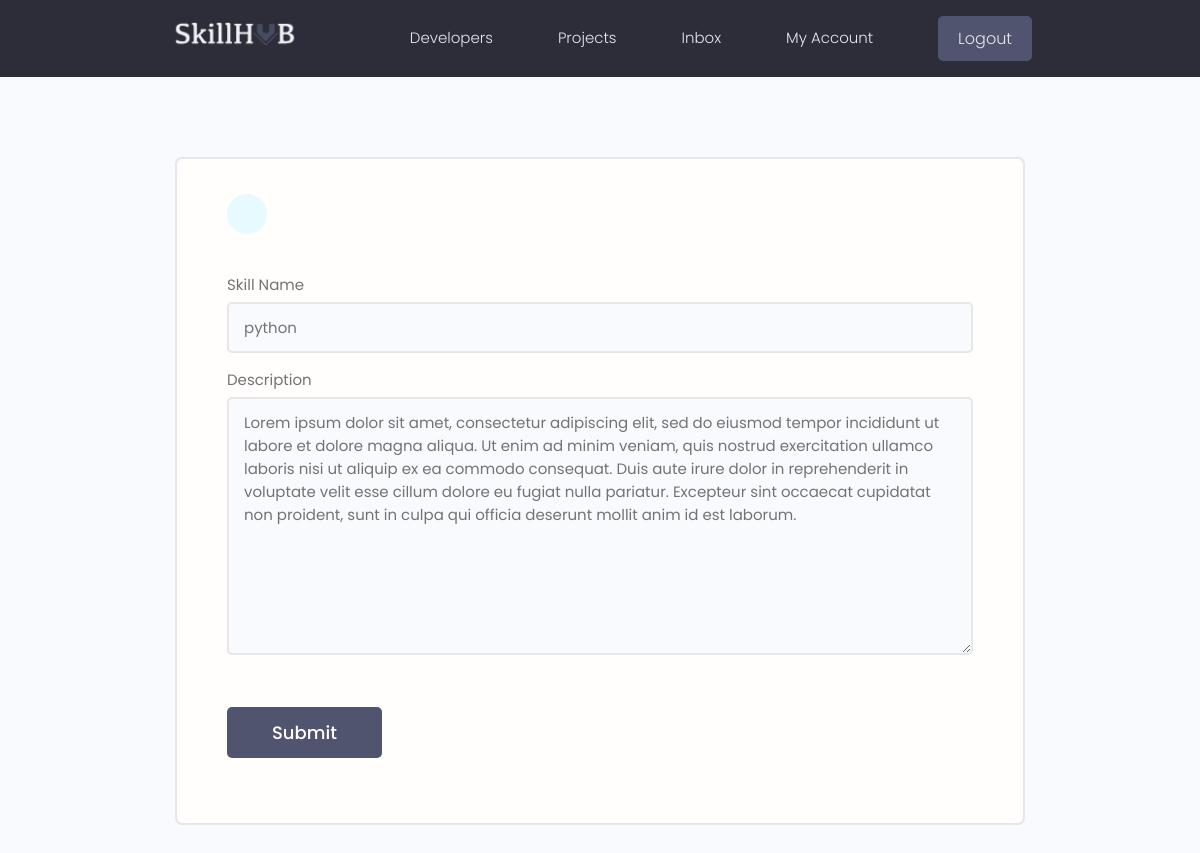
The app's page /update-skill/f57f2a8b-2213-42eb-bb42-225f1a4c2273 (signed in) with its own data.
### users/models.py (models this page shows, shortened)
class Skill(models.Model):
    owner=models.ForeignKey(Profile,null=True,blank=True,on_delete=models.CASCADE)
    name=models.CharField(max_length=200,null=True,blank=True)
    description=models.TextField(blank=True,null=True)
    created=models.DateTimeField(auto_now_add=True)
    id=models.UUIDField(default=uuid.uuid4,unique=True,primary_key=True,editable=False)

### users/views.py (the view)
# urls.py: path('update-skill/<str:pk>',views.update_skill,name='update-skill'),
@login_required(login_url='login')
def update_skill(request,pk):
    profile=request.user.profile
    skill=profile.skill_set.get(id=pk)
    form=skill_form(instance=skill)
    if request.method=='POST':
        form=skill_form(request.POST,instance=skill)
        if form.is_valid():
            form.save()
            messages.success(request,'Skill was Updated successfully!')
            return redirect('my-account')
    context={'form':form}
    return render(request,'users/skill-form.html',context)

### users/forms.py
class skill_form(ModelForm):
    class Meta:
        model=Skill
        fields='__all__'
        exclude=['owner']
        labels={'name':'Skill Name'}
    def __init__(self,*args,**kwargs):
        super(skill_form,self).__init__(*args,**kwargs)
        self.fields['name'].widget.attrs.update({'class':'input'})
        self.fields['description'].widget.attrs.update({'class':'input'})

### users/templates/users/skill-form.html (shortened to what this page needs)
{% extends 'main.html' %}
{% block content %}
    <main class="formPage my-xl">
        <div class="content-box">
            <div class="formWrapper">
                <a class="backButton" href="#"></a>
                <br>
                <form class="form" action="" method="POST">
                    {% for field in form %}
                    <div class="form__field">
                        <label for="formInput#text"> {{field.label}}</label>
                        {{field}}
                    </div>
                    {% endfor %}
                    <input class="btn btn--sub btn--lg  my-md" type="submit" value="Submit" />
                </form>
            </div>
        </div>
    </main>
{% endblock %}

### static/styles/app.css (style rules this page uses)
:root { --color-sub: #2d2d39; }
.btn--sub { background-color: var(--color-sub-light); }
.content-box { width: 95%; max-width: 85rem; margin: 0 auto; }
.backButton { background: var(--color-main-light); color: var(--color-main); width: 4rem; height: 4rem; display: flex; align-items: center; justify-content: center; border-radius: 50%; }
.formPage .formWrapper { list-style: none; background: var(--color-white); padding: 3.5rem 5rem; border: 2px solid var(--color-light); border-radius: 0.7rem; }

### static/uikit/styles/modules/_variables.css (style rules this page uses)
:root { --color-main: #5aa5b9; --color-main-light: #e6faff; --color-sub: #3f4156; --color-sub-light: #51546e; --color-sub-lighter: #ededfd; --color-text: #737373; --color-gray: #8b8b8b; --color-light: #e5e7eb; --color-light-gray: #767676; --color-bg: #f8fafd; --color-white: #fffefd; --color-white-light: #f3f3f3; --color-success: #359e64; --color-success-bg: #def8e8; --color-error: #fc4b0b; --color-error-bg: #fff2ee; --font-base: 'Poppins', arial, helvetica, 'Segoe UI', roboto, ubuntu, sans-serif; --font-monospace: 'Fira Code', 'Courier New', courier, monospace; --font-regular: 300; --font-medium: 500; --font-bold: 700; --generic-shadow: 1px 1px 5px #00000010; --generic-transition: all 0.3s ease-in-out; }

### static/uikit/styles/modules/_base.css (style rules this page uses)
* { margin: 0; padding: 0; box-sizing: border-box; text-rendering: optimizeLegibility; color: inherit; font-size: inherit; }
html { font-size: 50%; }
@media only screen and (min-width: 480px) { html { font-size: 56.25%; } }
@media only screen and (min-width: 1200px) { html { font-size: 62.5%; } }
body { line-height: 1.6; font-weight: 400; font-size: 1.5rem; color: var(--color-text); background-color: var(--color-bg); min-height: 100vh; }

### static/uikit/styles/modules/_typography.css (style rules this page uses)
* { font-family: var(--font-base); }
a { padding-bottom: 2px; text-decoration: none; display: inline-block; color: var(--color-main); font-weight: var(--font-medium); }

### static/uikit/styles/modules/_utilities.css (style rules this page uses)
.my-md { margin: 3rem auto; }
.my-xl { margin: 8rem auto; }

### static/uikit/styles/modules/_button.css (style rules this page uses)
.btn { display: inline-block; position: relative; cursor: pointer; background-color: var(--color-light); font-weight: var(--font-medium); color: var(--color-sub); text-decoration: none; padding: 1rem 2rem; border-radius: 0.5rem; border: none; width: -webkit-fit-content; width: -moz-fit-content; width: fit-content; height: -webkit-fit-content; height: -moz-fit-content; height: fit-content; font-size: 1.6rem; outline-width: 0; outline-color: transparent; -webkit-backface-visibility: hidden; backface-visibility: hidden; transition: all 0.3s ease-in-out; }
.btn--sub { background-color: var(--color-sub); color: var(--color-white); }
.btn--lg { font-size: 1.8rem; padding: 1.2rem 4.5rem; }

### static/uikit/styles/modules/_form.css (style rules this page uses)
.form { display: block; }
.form__field { margin-top: 1.5rem; margin-bottom: 1.5rem; }
.form__label, .form__field > label { display: block; margin-bottom: 0.5rem; color: var(--color-text); }
input.input[type='text'], input.input[type='email'], input.input[type='password'], input.input[type='number'], textarea.input { min-width: 24rem; width: 100%; padding: 1.2rem 1.5rem; border-radius: 0.5rem; border: 2px solid var(--color-light); transition: all 0.3s ease-in-out; background-color: var(--color-bg); }

### records on screen
Skill: form "python" "Lorem ipsum dolor sit amet, consectetur adipiscing elit, sed do eiusmod tempor incididunt ut labore et dolore magna aliqua. Ut enim ad minim veniam, quis nostrud exercitation ullamco laboris nisi ut aliquip ex ea commodo consequat. Duis aute irure dolor in reprehenderit in voluptate velit esse cillum dolore eu fugiat nulla pariatur. Excepteur sint occaecat cupidatat non proident, sunt in culpa qui officia deserunt mollit anim id est laborum."

### other values on screen
{{ field.label }} "Skill Name" "Description"
